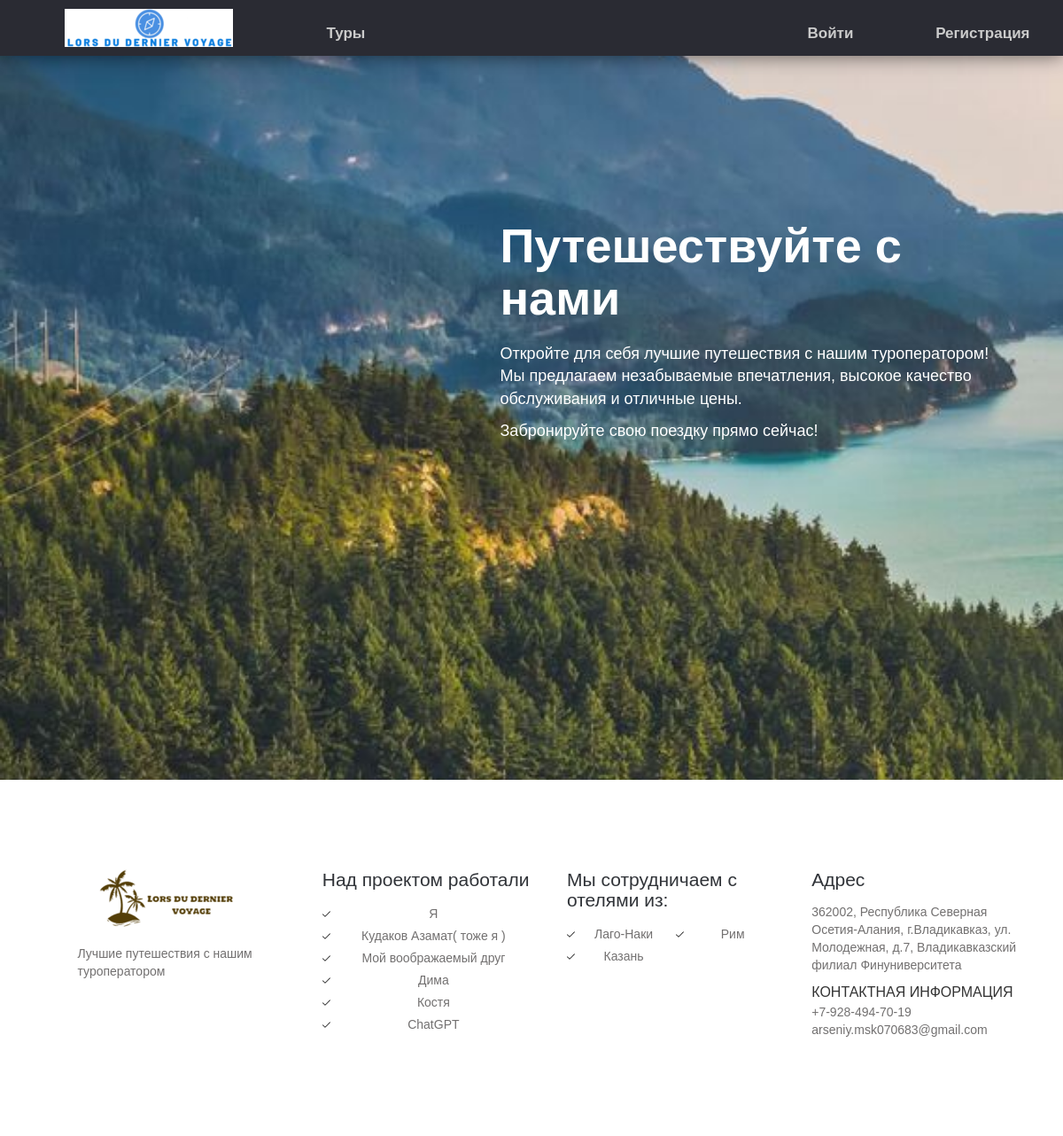
The page / on the database its author committed.
### tours/models.py (models this page shows, shortened)
class Hotels(models.Model):
    name = models.CharField(max_length=255, verbose_name='Название')
    slug = models.SlugField(max_length=255, verbose_name='slug')
    description = models.TextField(verbose_name='Описание')
    contact_info = models.CharField(max_length=100, verbose_name='Контактная информация')
    city = models.CharField(max_length=50, verbose_name='Город')
    rating = models.FloatField(validators=[min_valid], verbose_name='Рейтинг')
    food = models.CharField(max_length=50, verbose_name='Питание')
    main_image = models.ImageField(upload_to=hotel_main_photo_location, verbose_name='Изображение', blank=True)
    def get_absolute_url(self):
        return reverse('hotel_details', kwargs={'hotel_slug': self.slug})
    class Meta:
        ordering = ['name']
        verbose_name = 'Отель'
        verbose_name_plural = 'Отели'

### tours/views.py (the view)
# urls.py: path('', IndexPage.as_view(), name='index'),
class IndexPage(DataMixin, TemplateView):
    template_name = 'tours/index.html'
    def get_context_data(self, **kwargs):
        context = super().get_context_data(**kwargs)
        dop_context = {
            'section_type': 'main',
            'title': 'Lors du dernier voyage'
        }
        c_def = self.get_user_context(**dop_context)
        context = dict(list(context.items()) + list(c_def.items()))
        return context

### tours/mixin.py (called while the page is built)
    def get_user_context(self, **kwargs):
        context = kwargs
        cities = Hotels.objects.all()[:6]
        context['cities'] = cities
        return context

### templates/tours/index.html (shortened to what this page needs)
{% extends 'tours/base.html' %}
{% load static %}
{% block content %}
        <div class="hom-body-section">
			<div class="container">
				<div class="row">
					<div class="home-bod">
						<div class="home-bod-1">
							<h2>Путешествуйте с нами</h2>
							<p>Откройте для себя лучшие путешествия с нашим туроператором! Мы предлагаем незабываемые впечатления, высокое качество обслуживания и отличные цены. </p>
							<p>Забронируйте свою поездку прямо сейчас!</p>
						</div>
					</div>
				</div>
			</div>
		</div>
{% endblock %}

### templates/tours/base.html (shortened to what this page needs)
{% load static %}
<!DOCTYPE html>
<html lang="en">
<head>
	<link rel="stylesheet" href="{% static 'css/font-awesome.min.css' %}">
	<link href="{% static 'css/materialize.css' %}" rel="stylesheet">
	<link href="{% static 'css/style.css' %}" rel="stylesheet">
	<link href="{% static 'css/bootstrap.css' %}" rel="stylesheet" type="text/css" />
</head>
<body>
	<section class="{{ section_type }}">
		<div class="menu-section">
			<div class="container">
				<div class="row">
					<div class="logo">
						<a href="{% url 'index' %}"><img src="{% static 'images/logo3.png' %}" alt="" />
						</a>
					</div>
					<div class="menu-bar">
						<ul class="left">
							<li class="left-li"><a href="{% url 'tours' ordering='name'%}">Туры</a></li>
						</ul>
						<ul style="text-align: right;">
							{% if user.is_authenticated %}
								<li><a href="{% url 'profile' user_id=user.id%}">Мой профиль</a>
								<li><a href="{% url 'logout' %}">Выйти</a></li>
							{% else %}
								<li><a href="{% url 'login' %}">Войти</a></li>
								<li><a href="{% url 'register' %}">Регистрация</a></li>
							{% endif %}
						</ul>
					</div>
				</div>
			</div>
		</div>
        {% block content %}
        {% endblock content %}
	</section>
	<footer class="site-footer clearfix">
	<div class="sidebar-container">
		<div class="sidebar-inner">
			<div class="widget-area clearfix">
				<div class="widget widget_azh_widget">
					<div>
						<div class="container">
							<div class="row">
								<div class="col-sm-12 col-md-3 foot-logo"> <img src="{% static 'images/logo1.png' %}" alt="logo">
									<p class="hasimg">Лучшие путешествия с нашим туроператором</p>
								</div>
								<div class="col-sm-12 col-md-3">
									<h4>Над проектом работали</h4>
									<ul class="one-column">
										<li>Я</li>
										<li>Кудаков Азамат( тоже я )</li>
										<li>Мой воображаемый друг</li>
										<li>Дима</li>
										<li>Костя</li>
                                        <li>ChatGPT</li>
									</ul>
								</div>
								<div class="col-sm-12 col-md-3">
									<h4>Мы сотрудничаем с отелями из:</h4>
									<ul class="two-columns">
										{% for tour in cities %}
											<li><a href="{{ tour.get_absolute_url }}">{{ tour.city }}</a>
											</li>
										{% endfor %}
									</ul>
								</div>
								<div class="col-sm-12 col-md-3">
									<h4>Адрес</h4>
									<p>362002, Республика Северная Осетия-Алания, г.Владикавказ, ул. Молодежная, д.7, Владикавказский филиал Финуниверситета</p>
									<p> <span class="foot-phone">Контактная информация</span> <span>+7-928-494-70-19</span>
									<span>arseniy.msk070683@gmail.com</span> </p>
								</div>
							</div>
						</div>
					</div>
				</div>
			</div>
		</div>
	</div>
</footer>
</body>
</html>

### templates/tours/index.html (style rules this page uses)
.home-bod-1 p { font-size: 18px; color: #fff; }
.home-bod-1 h2 { font-weight: 600; font-size: 54px; margin-top: 20px; margin-bottom: 20px; color: #fff; }

### rows shown on the page
Hotels: city "Лаго-Наки"
Hotels: city "Рим"
Hotels: city "Казань"
